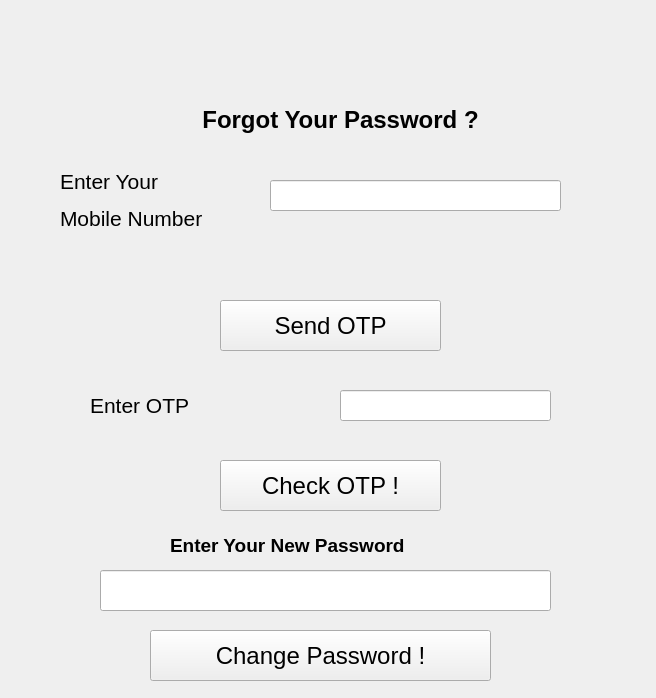
<?xml version="1.0" encoding="UTF-8"?>
<ui version="4.0">
 <class>ForgotPass</class>
 <widget class="QMainWindow" name="ForgotPass">
  <property name="geometry">
   <rect>
    <x>0</x>
    <y>0</y>
    <width>656</width>
    <height>698</height>
   </rect>
  </property>
  <property name="windowTitle">
   <string>MainWindow</string>
  </property>
  <widget class="QWidget" name="centralwidget">
   <widget class="QLabel" name="label">
    <property name="geometry">
     <rect>
      <x>160</x>
      <y>100</y>
      <width>361</width>
      <height>41</height>
     </rect>
    </property>
    <property name="text">
     <string>&lt;html&gt;&lt;head/&gt;&lt;body&gt;&lt;p align=&quot;center&quot;&gt;&lt;span style=&quot; font-size:18pt; font-weight:600;&quot;&gt;Forgot Your Password ?&lt;/span&gt;&lt;/p&gt;&lt;/body&gt;&lt;/html&gt;</string>
    </property>
   </widget>
   <widget class="QLineEdit" name="mobile_field">
    <property name="geometry">
     <rect>
      <x>270</x>
      <y>180</y>
      <width>291</width>
      <height>31</height>
     </rect>
    </property>
   </widget>
   <widget class="QLabel" name="enter_label">
    <property name="geometry">
     <rect>
      <x>60</x>
      <y>160</y>
      <width>181</width>
      <height>81</height>
     </rect>
    </property>
    <property name="text">
     <string>&lt;html&gt;&lt;head/&gt;&lt;body&gt;&lt;p&gt;&lt;span style=&quot; font-size:16pt;&quot;&gt;Enter Your &lt;/span&gt;&lt;/p&gt;&lt;p&gt;&lt;span style=&quot; font-size:16pt;&quot;&gt;Mobile Number&lt;/span&gt;&lt;/p&gt;&lt;/body&gt;&lt;/html&gt;</string>
    </property>
   </widget>
   <widget class="QLabel" name="enterotp_label">
    <property name="geometry">
     <rect>
      <x>90</x>
      <y>390</y>
      <width>121</width>
      <height>31</height>
     </rect>
    </property>
    <property name="text">
     <string>&lt;html&gt;&lt;head/&gt;&lt;body&gt;&lt;p&gt;&lt;span style=&quot; font-size:16pt;&quot;&gt;Enter OTP&lt;/span&gt;&lt;/p&gt;&lt;/body&gt;&lt;/html&gt;</string>
    </property>
   </widget>
   <widget class="QLineEdit" name="otpenter_field">
    <property name="geometry">
     <rect>
      <x>340</x>
      <y>390</y>
      <width>211</width>
      <height>31</height>
     </rect>
    </property>
    <property name="readOnly">
     <bool>false</bool>
    </property>
   </widget>
   <widget class="QLabel" name="label_2">
    <property name="geometry">
     <rect>
      <x>170</x>
      <y>530</y>
      <width>311</width>
      <height>31</height>
     </rect>
    </property>
    <property name="text">
     <string>&lt;html&gt;&lt;head/&gt;&lt;body&gt;&lt;p&gt;&lt;span style=&quot; font-size:14pt; font-weight:600;&quot;&gt;Enter Your New Password&lt;/span&gt;&lt;/p&gt;&lt;/body&gt;&lt;/html&gt;</string>
    </property>
   </widget>
   <widget class="QLabel" name="otpsent_label">
    <property name="geometry">
     <rect>
      <x>200</x>
      <y>250</y>
      <width>251</width>
      <height>31</height>
     </rect>
    </property>
    <property name="text">
     <string>&lt;html&gt;&lt;head/&gt;&lt;body&gt;&lt;p&gt;&lt;br/&gt;&lt;/p&gt;&lt;/body&gt;&lt;/html&gt;</string>
    </property>
   </widget>
   <widget class="QLineEdit" name="newpassword_field">
    <property name="geometry">
     <rect>
      <x>100</x>
      <y>570</y>
      <width>451</width>
      <height>41</height>
     </rect>
    </property>
    <property name="readOnly">
     <bool>true</bool>
    </property>
   </widget>
   <widget class="QPushButton" name="sendotp_btn">
    <property name="geometry">
     <rect>
      <x>220</x>
      <y>300</y>
      <width>221</width>
      <height>51</height>
     </rect>
    </property>
    <property name="font">
     <font>
      <pointsize>18</pointsize>
     </font>
    </property>
    <property name="text">
     <string>Send OTP</string>
    </property>
   </widget>
   <widget class="QPushButton" name="checkotp_btn">
    <property name="geometry">
     <rect>
      <x>220</x>
      <y>460</y>
      <width>221</width>
      <height>51</height>
     </rect>
    </property>
    <property name="font">
     <font>
      <pointsize>18</pointsize>
     </font>
    </property>
    <property name="text">
     <string>Check OTP !</string>
    </property>
   </widget>
   <widget class="QPushButton" name="change_password_btn">
    <property name="geometry">
     <rect>
      <x>150</x>
      <y>630</y>
      <width>341</width>
      <height>51</height>
     </rect>
    </property>
    <property name="font">
     <font>
      <pointsize>18</pointsize>
     </font>
    </property>
    <property name="text">
     <string>Change Password !</string>
    </property>
   </widget>
   <widget class="QLabel" name="label_3">
    <property name="geometry">
     <rect>
      <x>0</x>
      <y>0</y>
      <width>661</width>
      <height>701</height>
     </rect>
    </property>
    <property name="text">
     <string/>
    </property>
    <property name="pixmap">
     <pixmap>../Design/forgot password.jpg</pixmap>
    </property>
    <property name="scaledContents">
     <bool>true</bool>
    </property>
   </widget>
   <zorder>label_3</zorder>
   <zorder>label</zorder>
   <zorder>mobile_field</zorder>
   <zorder>enter_label</zorder>
   <zorder>enterotp_label</zorder>
   <zorder>otpenter_field</zorder>
   <zorder>label_2</zorder>
   <zorder>otpsent_label</zorder>
   <zorder>newpassword_field</zorder>
   <zorder>sendotp_btn</zorder>
   <zorder>checkotp_btn</zorder>
   <zorder>change_password_btn</zorder>
  </widget>
 </widget>
 <resources/>
 <connections/>
</ui>
